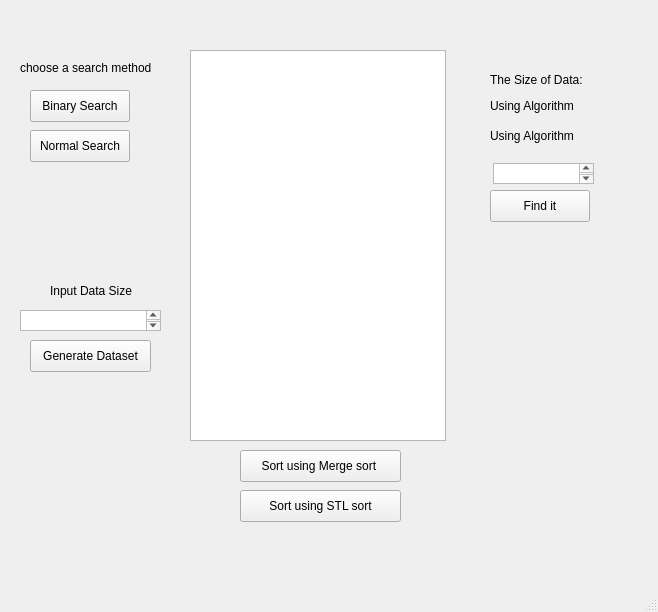
<?xml version="1.0" encoding="UTF-8"?>
<ui version="4.0">
 <class>MainWindow</class>
 <widget class="QMainWindow" name="MainWindow">
  <property name="geometry">
   <rect>
    <x>0</x>
    <y>0</y>
    <width>658</width>
    <height>612</height>
   </rect>
  </property>
  <property name="windowTitle">
   <string>MainWindow</string>
  </property>
  <widget class="QWidget" name="centralwidget">
   <widget class="QLabel" name="label">
    <property name="geometry">
     <rect>
      <x>20</x>
      <y>60</y>
      <width>161</width>
      <height>16</height>
     </rect>
    </property>
    <property name="text">
     <string>choose a search method </string>
    </property>
   </widget>
   <widget class="QPushButton" name="pushButton">
    <property name="geometry">
     <rect>
      <x>30</x>
      <y>90</y>
      <width>100</width>
      <height>32</height>
     </rect>
    </property>
    <property name="text">
     <string>Binary Search</string>
    </property>
   </widget>
   <widget class="QPushButton" name="pushButton_2">
    <property name="geometry">
     <rect>
      <x>30</x>
      <y>130</y>
      <width>100</width>
      <height>32</height>
     </rect>
    </property>
    <property name="text">
     <string>Normal Search</string>
    </property>
   </widget>
   <widget class="QPushButton" name="pushButton_3">
    <property name="geometry">
     <rect>
      <x>490</x>
      <y>190</y>
      <width>100</width>
      <height>32</height>
     </rect>
    </property>
    <property name="text">
     <string>Find it</string>
    </property>
   </widget>
   <widget class="QTextEdit" name="textEdit">
    <property name="geometry">
     <rect>
      <x>493</x>
      <y>163</y>
      <width>101</width>
      <height>21</height>
     </rect>
    </property>
   </widget>
   <widget class="QLabel" name="label_2">
    <property name="geometry">
     <rect>
      <x>490</x>
      <y>70</y>
      <width>161</width>
      <height>20</height>
     </rect>
    </property>
    <property name="text">
     <string>The Size of Data:</string>
    </property>
   </widget>
   <widget class="QLabel" name="label_3">
    <property name="geometry">
     <rect>
      <x>490</x>
      <y>96</y>
      <width>161</width>
      <height>20</height>
     </rect>
    </property>
    <property name="text">
     <string>Using Algorithm</string>
    </property>
   </widget>
   <widget class="QLabel" name="label_4">
    <property name="geometry">
     <rect>
      <x>490</x>
      <y>125</y>
      <width>161</width>
      <height>21</height>
     </rect>
    </property>
    <property name="text">
     <string>Using Algorithm</string>
    </property>
   </widget>
   <widget class="QTextEdit" name="textEdit_2">
    <property name="geometry">
     <rect>
      <x>20</x>
      <y>310</y>
      <width>141</width>
      <height>21</height>
     </rect>
    </property>
   </widget>
   <widget class="QPushButton" name="pushButton_4">
    <property name="geometry">
     <rect>
      <x>30</x>
      <y>340</y>
      <width>121</width>
      <height>32</height>
     </rect>
    </property>
    <property name="text">
     <string>Generate Dataset</string>
    </property>
   </widget>
   <widget class="QPushButton" name="pushButton_5">
    <property name="geometry">
     <rect>
      <x>240</x>
      <y>450</y>
      <width>161</width>
      <height>32</height>
     </rect>
    </property>
    <property name="text">
     <string>Sort using Merge sort </string>
    </property>
   </widget>
   <widget class="QPushButton" name="pushButton_6">
    <property name="geometry">
     <rect>
      <x>240</x>
      <y>490</y>
      <width>161</width>
      <height>32</height>
     </rect>
    </property>
    <property name="text">
     <string>Sort using STL sort</string>
    </property>
   </widget>
   <widget class="QLabel" name="label_5">
    <property name="geometry">
     <rect>
      <x>250</x>
      <y>10</y>
      <width>111</width>
      <height>16</height>
     </rect>
    </property>
    <property name="text">
     <string/>
    </property>
   </widget>
   <widget class="QListWidget" name="listWidget">
    <property name="geometry">
     <rect>
      <x>190</x>
      <y>50</y>
      <width>256</width>
      <height>391</height>
     </rect>
    </property>
   </widget>
   <widget class="QLabel" name="label_6">
    <property name="geometry">
     <rect>
      <x>50</x>
      <y>280</y>
      <width>101</width>
      <height>21</height>
     </rect>
    </property>
    <property name="text">
     <string>Input Data Size</string>
    </property>
   </widget>
  </widget>
  <widget class="QMenuBar" name="menubar">
   <property name="geometry">
    <rect>
     <x>0</x>
     <y>0</y>
     <width>658</width>
     <height>36</height>
    </rect>
   </property>
  </widget>
  <widget class="QStatusBar" name="statusbar"/>
 </widget>
 <resources/>
 <connections/>
</ui>
